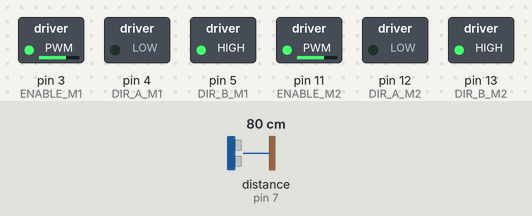
This sketch was run on a simulated Arduino Uno, built with avr-gcc and run on an emulated ATmega328P. Parts: switched loads named in the sketch (green lamp = pin HIGH). The inputs (shaded band) are chosen by the test bench; at power-on: distance to the obstacle (sensor on pin 7) 80 cm. The echo pulse lasts 58.3 µs per cm; what the sketch prints to the serial monitor is not drawn.

Above: at 0.1 s.
Timing chart, 0 to 1.6 s (numbered marks = the images above):
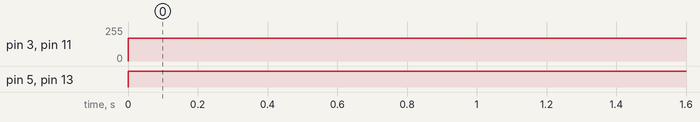

Measured:
- by itself, pin 3 (ENABLE_M1), pin 11 (ENABLE_M2): 0/255 → 170/255 at 0.00 s
- by itself, pin 5 (DIR_B_M1), pin 13 (DIR_B_M2): LOW → HIGH at 0.00 s

The sketch:

motor_control.ino
```cpp
#include "SR04.h"

#define ENABLE_M1 3
#define DIR_A_M1 4
#define DIR_B_M1 5

#define ENABLE_M2 11
#define DIR_A_M2 12
#define DIR_B_M2 13

#define TRIG_PIN 7
#define ECHO_PIN 6
SR04 sr04 = SR04(ECHO_PIN,TRIG_PIN);
//long a;

const int min_fwd_speed = 170; //220
const int min_turn_speed = 210;
int speed;

//int US_count = 0;

//const int min_fwd_dist = 22;
long distance_travelled; // CM
// int direction = 1; // 1: FORWARDS, -1: BACKWARDS
long last_dist, curr_dist; // CM

#define MAX_DIFF_DIST 50

void setup() {
  Serial.begin(9600);

  // pinMode(ENABLE_M1, OUTPUT);
  pinMode(DIR_A_M1, OUTPUT);
  pinMode(DIR_B_M1, OUTPUT);

  // pinMode(ENABLE_M2, OUTPUT);
  pinMode(DIR_A_M2, OUTPUT);
  pinMode(DIR_B_M2, OUTPUT);

  speed = min_fwd_speed;
  distance_travelled = 0;

  // SUBJECT TO CHANGE...
  // Min speed for moving forwards: 100
  // Min speed going backwards: 90
  // Min speed for turning: 150
  // Approximately, speed for turning should be speed for moving forwards + 50

  // TESTING RESULTS:
  // Min speed fwd on gravel: 110
  // Min speed fwd sand: 140 - 150
  // Min speed fwd low to normal level: 180
  // Min speed fwd sand to low to low to normal level: 180
  // Min speed fwd normal to low to normal level: 180
  // Min speed fwd low to normal, 2 in gap: 200
}

void loop() {
  analogWrite(ENABLE_M1, speed); // From 0 - 255?
  analogWrite(ENABLE_M2, speed); // From 0 - 255?

  // FORWARDS
  digitalWrite(DIR_A_M1, LOW);
  digitalWrite(DIR_A_M2, LOW);
  digitalWrite(DIR_B_M1, HIGH);
  digitalWrite(DIR_B_M2, HIGH);

  last_dist = sr04.Distance();
  while(distance_travelled < 182) {
    curr_dist=sr04.Distance();
    if (abs(curr_dist - last_dist) < MAX_DIFF_DIST) {
      distance_travelled = distance_travelled + (last_dist - curr_dist);
      last_dist = curr_dist;
    }
    Serial.println(distance_travelled);
    //Serial.print(a);
    //Serial.println("cm");
    delay(50);
  }

  delay(1000);

  // BACKWARDS
  digitalWrite(DIR_A_M1, HIGH);
  digitalWrite(DIR_A_M2, HIGH);
  digitalWrite(DIR_B_M1, LOW);
  digitalWrite(DIR_B_M2, LOW);

  last_dist = sr04.Distance();
  while(distance_travelled > 0) {
    curr_dist=sr04.Distance();
    if (abs(curr_dist - last_dist) < MAX_DIFF_DIST) {
      distance_travelled = distance_travelled + (last_dist - curr_dist);
      last_dist = curr_dist;
    }
    Serial.println(distance_travelled);
    //Serial.print(a);
    //Serial.println("cm");
    delay(50);
  }

  delay(1000);
}
```
